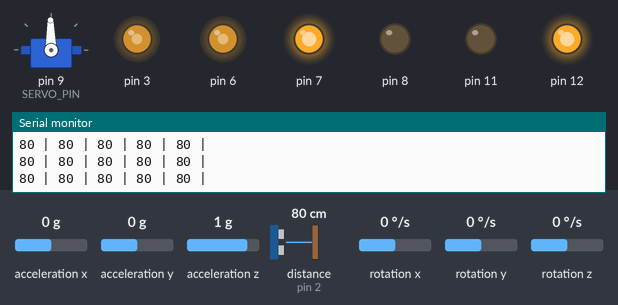
Simulated run of this sketch. Board: Arduino Uno, built with avr-gcc and run on an emulated ATmega328P. Shown: servo, output pins drawn as LEDs (lit = HIGH), the last lines printed to the serial monitor. The inputs (shaded band) are chosen by the test bench; at power-on: distance to the obstacle (sensor on pin 2) 80 cm, acceleration x 0 g, acceleration y 0 g, acceleration z 1 g, rotation x 0 °/s, rotation y 0 °/s, rotation z 0 °/s. The echo pulse lasts 58.3 µs per cm.

Above: at 1.2 s.
1.3 s: distance to the obstacle (sensor on pin 2) set to 43 cm
4.3 s: distance to the obstacle (sensor on pin 2) set to 37 cm
At 4.52 s:
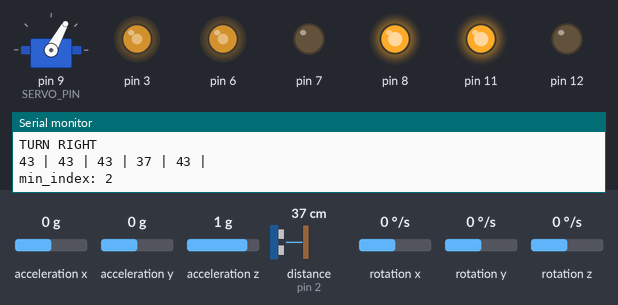
7.3 s: distance to the obstacle (sensor on pin 2) set to 60 cm
At 8.17 s:
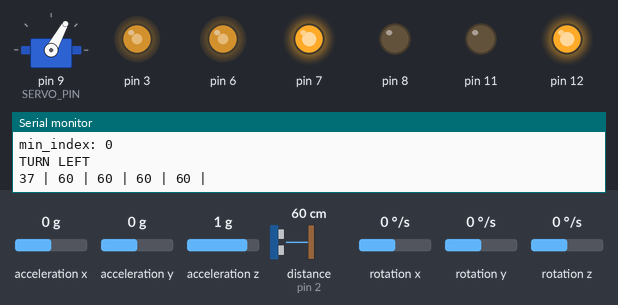
10.3 s: distance to the obstacle (sensor on pin 2) set to 18 cm
At 10.54 s:
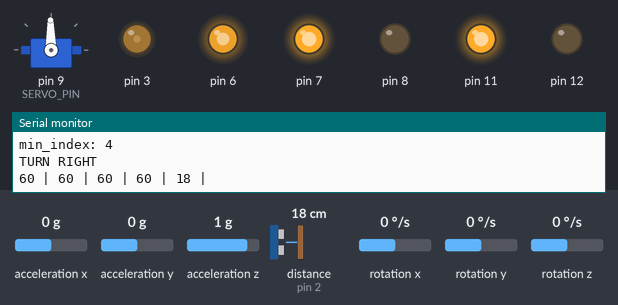
13.3 s: distance to the obstacle (sensor on pin 2) set to 120 cm
At 13.92 s:
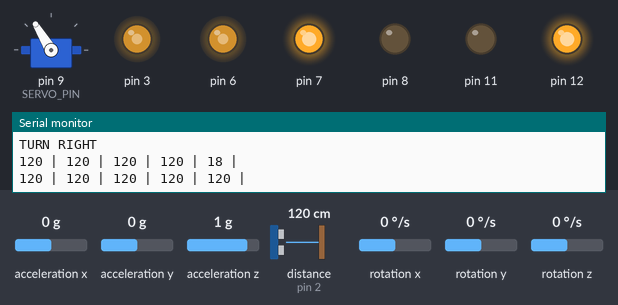
Timing chart, 0 to 17.3 s (numbered marks = the images above; inputs shaded):
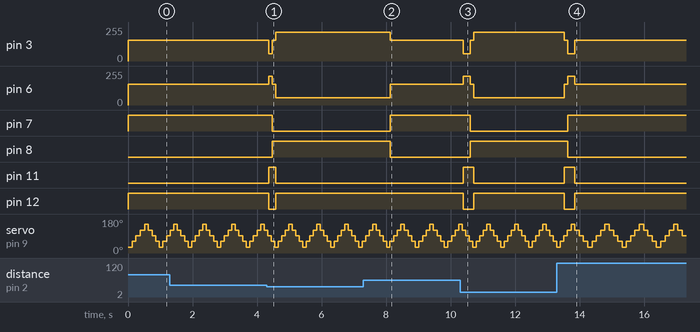

The sketch:

obstacle_avoidance.ino
```cpp
#include <motor_control.h>
#include <HC_SR04.h>
#include <SODAR.h>
#include <State.h>
#include <PID_v1.h>
#include <MPU6050.h>

// Servo Pin declaration
#define SERVO_PIN 9  //servo connect to D9

//Ultrasonic distance sensor pin declaration
#define TRIG_PIN 10
#define ECHO_PIN 2
#define ECHO_INT 0
#define CENTER 91
#define RESOLUTION 30
#define UPPER_RANGE 151
#define LOWER_RANGE 31

//Global Variables
//Distance threshold variable
//int thresh = 20;

//SODAR
//NOTE: in SODAR.cpp, remember to adjust the estimated_servo_response_time variable accordingly (on line 22)
SODAR mysodar(TRIG_PIN, ECHO_PIN, ECHO_INT, SERVO_PIN, 91, RESOLUTION, UPPER_RANGE, LOWER_RANGE);
//You can also adjust it since it's a public variable (you'll have to do this in void setup()
//mysodar.estimated_servo_response_time = 100;

//State
State control_state;

//PID for driving straight
double input, output, setpoint;
double kp = 3;
double ki = 0;
double kd = 0;
PID controller(&input, &output, &setpoint, kp, ki, kd, DIRECT);

//Accelerometer/Gyro
MPU6050 IMU(4, 5);

void setup() {
  //Initialize Motors
  motor_setup();

  //Make servo pin an output
  pinMode(SERVO_PIN, OUTPUT);

  //Initialize Sodar
  //adjust estaimted servo response time
  mysodar.estimated_servo_response_time = 100;
  mysodar.initialize_arrays();
  mysodar.init();

  //Initialize State
  control_state.setLinearState(150); //Set linear state to drive forward
  control_state.setRotationState(0); //Set rotation state to drive straight

  //Initialize PID controller hyper params
  controller.SetOutputLimits(-155, 155);
  controller.SetSampleTime(25); //Set sample time to 25ms interval
  controller.SetMode(1); //Turns on the PID controller

  //Initialize MPU6050
  IMU.initialize();
  IMU.update();

  //begin serial for debugging
  Serial.begin(9600);
}

void loop() {
  //Update the sodar to move to next position etc...
  mysodar.update();

  //Update the IMU
  IMU.update();

  //object detection
  int index = object_detection();

  //update motion control parameters based on object detection output, adjust distance threshold here
  update_motion_control(index, 40);//second parameter is distance threshold

  //Update PID parameters
  setpoint = control_state.getRotationState();
  input = IMU.get_ang_vel('z');

  //Compute PID
  controller.Compute();

  //Update power to motors
  raw_motor_control(control_state.getLinearState() - output, control_state.getLinearState() + output);

  //Print distance array for debugging
  print_array(mysodar.distance, mysodar.array_length);
}

//algorithm to "find and object"
int object_detection()
{
  //Check each part of the distance array
  int min_index = find_min(mysodar.distance, mysodar.array_length);
  return min_index; //Return minimum index value
}

//Based on the output from object_detection, State accordingly
void update_motion_control(int min_index, int threshold)
{
  //Get minimum value at min_index
  int min_val = mysodar.distance[min_index];

  //If the min_val is < threshold, update state accordingly
  if (min_val < threshold) {
    Serial.print("min_index: "); Serial.println(min_index);

    //nested if statements to decide turning etc...
    //Note that the parameters in mysodar made the array length 5 in this case
    //There is a way to generalize this for any array size but for simplicity
    //this is hardcoded for a 5 length array.
    if (min_index == 0 || min_index == 1) { //slow down Turn left
      control_state.setRotationState(45);
      control_state.setLinearState(80);
      Serial.println("TURN LEFT");
    }
    else if (min_index == 2) { //Move backwards
      control_state.setRotationState(0);
      control_state.setLinearState(-155);
      Serial.println("GO BACK");
    }
    else if (min_index == 3 || min_index == 4){ //slowdown Turn Right
      control_state.setRotationState(-45);
      control_state.setLinearState(80);
      Serial.println("TURN RIGHT");
    }
  }


  //Else reset controller state and return
  else {
    control_state.setRotationState(0); //no rotation
    control_state.setLinearState(155); //drive forward
    return;
  }
}

//Pass in an array and it's length, return the index the minimum is at
int find_min(int dist[], int arr_size)
{
  float minimum = dist[0];
  int min_index = 0;
  //Start at index 1 so we don't have to have complex logic inside the for loop
  for (int i = 1; i < arr_size; i++)
  {
    if (dist[i] < dist[min_index]) {
      min_index = i; //if new value is less than minimum, set min_index to new value index
      minimum = dist[i];
    }
  }
  return min_index;
}

void print_array(int arr[], int len)
{
  for (int i = 0; i < len; i++)
  {
    Serial.print(arr[i]);
    Serial.print(" | ");
  }
  Serial.println();
}
```

Measured:
- the behaviour switches between 40 and 39 cm on distance to the obstacle (sensor on pin 2) (found by bisection; images 0 and 1)
- after the input at 4.3 s, pin 3: 155/255 → 55/255 after 0.06 s, → 155/255 0.11 s later, → 215/255 0.11 s later; pin 6: 155/255 → 215/255 after 0.06 s, → 155/255 0.11 s later, → 55/255 0.11 s later; pin 7: HIGH → LOW after 0.17 s; pin 8: LOW → HIGH after 0.17 s; pin 11: LOW → HIGH after 0.06 s, → LOW 0.21 s later
- after the input at 7.3 s, pin 3: 215/255 → 155/255 after 0.82 s; pin 6: 55/255 → 155/255 after 0.82 s; pin 7: LOW → HIGH after 0.82 s; pin 8: HIGH → LOW after 0.82 s
- after the input at 10.3 s, pin 3: 155/255 → 55/255 after 0.09 s, → 155/255 0.22 s later, → 215/255 0.11 s later; pin 6: 155/255 → 215/255 after 0.09 s, → 155/255 0.22 s later, → 55/255 0.11 s later; pin 7: HIGH → LOW after 0.31 s; pin 8: LOW → HIGH after 0.31 s; pin 11: LOW → HIGH after 0.09 s, → LOW 0.32 s later
- after the input at 13.3 s, pin 3: 215/255 → 155/255 after 0.23 s, → 55/255 0.11 s later, → 155/255 0.22 s later; pin 6: 55/255 → 155/255 after 0.23 s, → 215/255 0.11 s later, → 155/255 0.22 s later; pin 7: LOW → HIGH after 0.34 s; pin 8: HIGH → LOW after 0.34 s; pin 11: LOW → HIGH after 0.23 s, → LOW 0.33 s later
- by itself, servo on pin 9 (SERVO_PIN): repeats every 1.0 s: 91° 0.11 s, 121° 0.12 s, 151° 0.12 s, 121° 0.13 s, 91° 0.13 s, 61° 0.13 s, 31° 0.13 s, 61° 0.13 s
